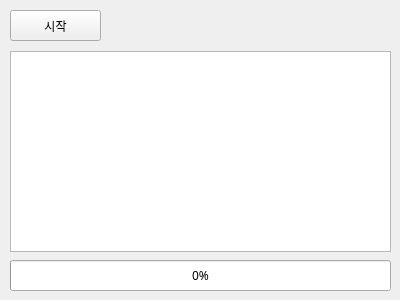
<?xml version="1.0" encoding="UTF-8"?>
<ui version="4.0">
 <class>Form</class>
 <widget class="QWidget" name="Form">
  <property name="geometry">
   <rect>
    <x>0</x>
    <y>0</y>
    <width>400</width>
    <height>300</height>
   </rect>
  </property>
  <property name="maximumSize">
   <size>
    <width>400</width>
    <height>300</height>
   </size>
  </property>
  <property name="font">
   <font>
    <family>맑은 고딕</family>
   </font>
  </property>
  <property name="windowTitle">
   <string>Form</string>
  </property>
  <widget class="QPushButton" name="btnStart">
   <property name="geometry">
    <rect>
     <x>10</x>
     <y>10</y>
     <width>91</width>
     <height>31</height>
    </rect>
   </property>
   <property name="text">
    <string>시작</string>
   </property>
  </widget>
  <widget class="QTextBrowser" name="txbLog">
   <property name="geometry">
    <rect>
     <x>10</x>
     <y>51</y>
     <width>381</width>
     <height>201</height>
    </rect>
   </property>
  </widget>
  <widget class="QProgressBar" name="pgbTask">
   <property name="geometry">
    <rect>
     <x>10</x>
     <y>260</y>
     <width>381</width>
     <height>31</height>
    </rect>
   </property>
   <property name="value">
    <number>0</number>
   </property>
  </widget>
 </widget>
 <resources/>
 <connections/>
</ui>
